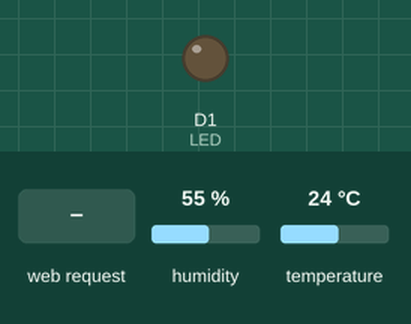
The sketch below on a simulated ESP8266 (NodeMCU). Parts: output pins drawn as LEDs (lit = HIGH). Inputs (shaded band) come from the test bench; at power-on: humidity 55 %, temperature 24 °C. WiFi joins after 1.5 s; servers stay silent unless stated; what the sketch prints to the serial monitor is not drawn.

Above: at 2.7 s.
2.8 s: HTTP request GET /LED=ON received
At 3.9 s:
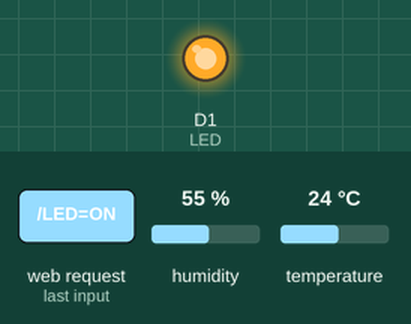
4.3 s: HTTP request GET /LED=OFF received
At 5.0 s:
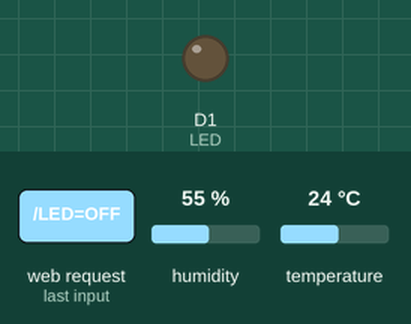
Timing chart, 0 to 7.3 s (numbered marks = the images above; inputs shaded):
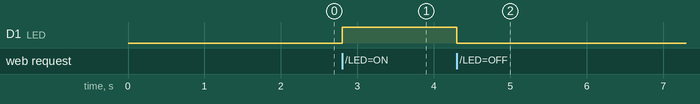

Measured:
- after the input at 2.8 s, D1 (LED): LOW → HIGH at once
- after the input at 4.3 s, D1 (LED): HIGH → LOW at once

The sketch:

Tutorial1_2.ino
```cpp
#include <ESP8266WiFi.h>
#include "DHT.h"
#define DHTTYPE DHT11   // DHT 11

const char* ssid = "FamSaGu_Sala";
const char* password = "02022020-AkeShio";

#define LED D1 // LED
// DHT Sensor
uint8_t DHTPin = 4;

// Initialize DHT sensor.
DHT dht(DHTPin, DHTTYPE);

float Temperature;
float Humidity;

WiFiServer server(80);

void setup() {
 Serial.begin(115200);
 delay(10);

 pinMode(LED, OUTPUT);
 digitalWrite(LED, LOW); //LED apagado
 dht.begin(); // función begin


 // Connect to WiFi network
 Serial.println();
 Serial.println();
 Serial.print("Connecting to ");
 Serial.println(ssid);

 WiFi.begin(ssid, password);

 while (WiFi.status() != WL_CONNECTED) {
   delay(500);
   Serial.print(".");
 }
 Serial.println("");
 Serial.println("WiFi connected");

 // Start the server
 server.begin();
 Serial.println("Server started");

 // Print the IP address
 Serial.print("Use this URL to connect: ");
 Serial.print("http://");
 Serial.print(WiFi.localIP());
 Serial.println("/");

}

void loop() {
 Temperature = dht.readTemperature(); // Gets the values of the temperature
 Humidity = dht.readHumidity(); // Gets the values of the humidity
 // Check if a client has connected
 WiFiClient client = server.available();
 if (!client) {
   return;
 }

 // Wait until the client sends some data
 Serial.println("new client");
 while(!client.available()){
   delay(1);
 }

 // Read the first line of the request
 String request = client.readStringUntil('\r');
 Serial.println(request);
 client.flush();

 // Match the request

 int value = HIGH;
 if (request.indexOf("/LED=ON") != -1)  {
   digitalWrite(LED, HIGH);
   value = HIGH;
 }
 if (request.indexOf("/LED=OFF") != -1)  {
   digitalWrite(LED, LOW);
   value = LOW;
 }

 // Return the response
 client.println("HTTP/1.1 200 OK");
 client.println("Content-Type: text/html");
 client.println(""); //  do not forget this one
 client.println("<!DOCTYPE HTML>");
 client.println("<html>");

 client.print("LED is now: ");

 if(value == LOW) {
   client.print("Off");
 } else {
   client.print("On");
 }
 client.println("<br><br>");
 client.println("<a href=\"/LED=ON\"\"><button>Turn On </button></a>");
 client.println("<a href=\"/LED=OFF\"\"><button>Turn Off </button></a><br />");
 client.println("</html>");

 client.println("<br><br>");
 client.print("Temperature: ");
 client.print(Temperature);
 client.print("C");
 client.println("<br><br>");
 client.print("Humidity: ");
 client.print(Humidity);
 client.print("%");

 delay(1);
 Serial.println("Client disconnected");
 Serial.println("");

}
```
